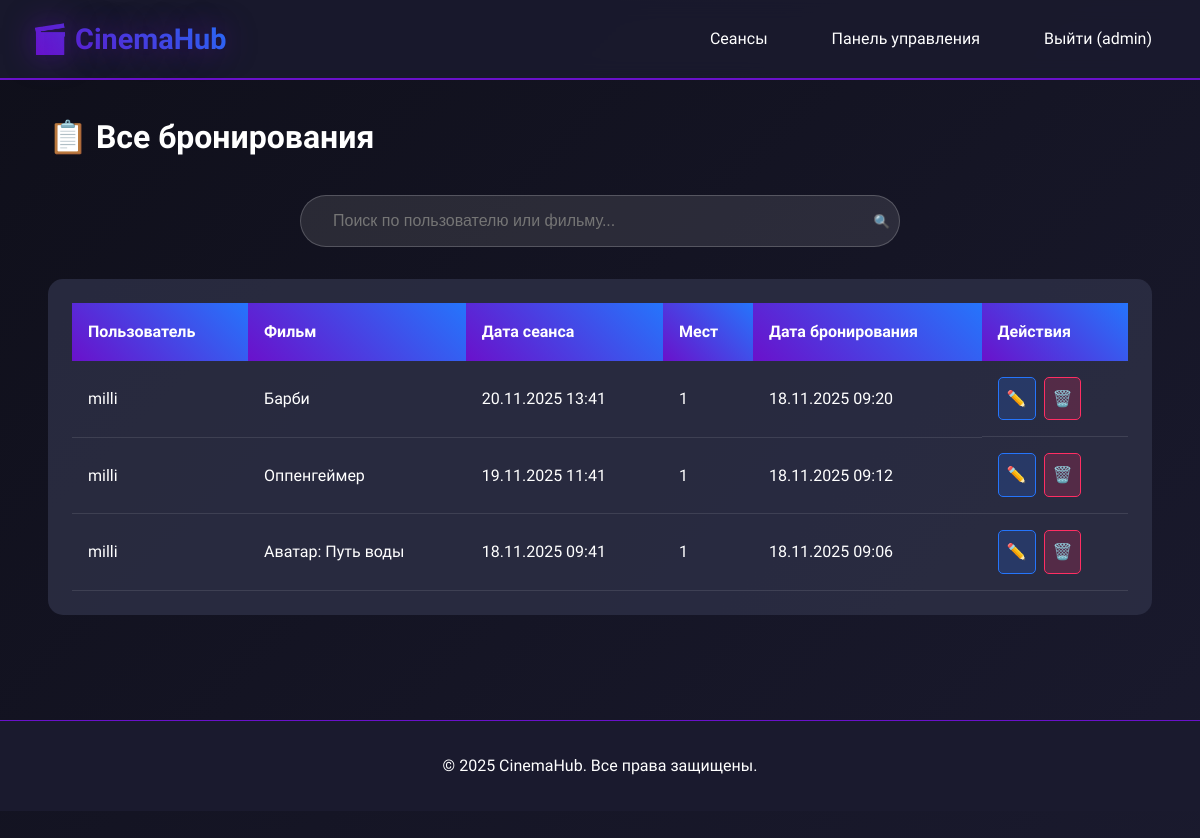
The page /manage/bookings/ (signed in) on the database as committed earlier.
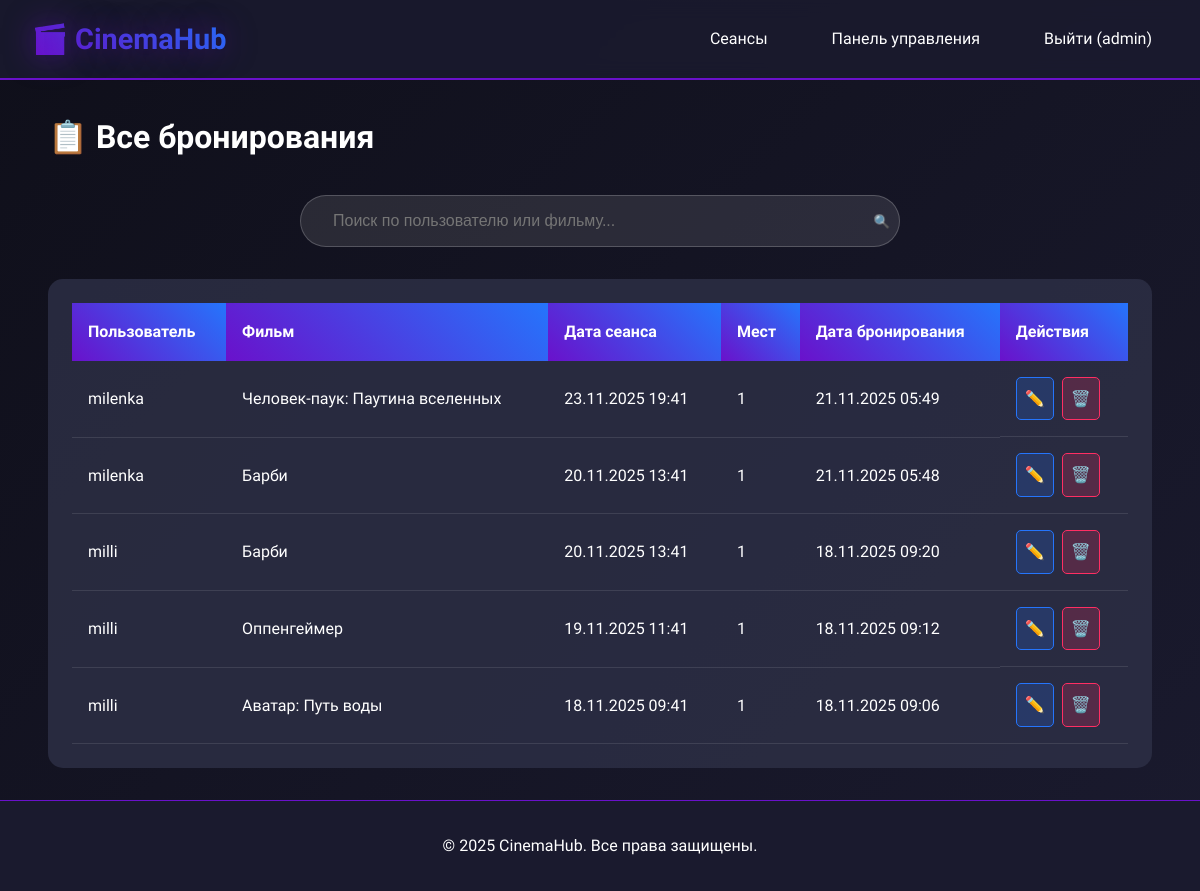
The same page on the database as committed later.
### core/models.py (models this page shows, shortened)
class Booking(models.Model):
    user = models.ForeignKey(User, on_delete=models.CASCADE)
    session = models.ForeignKey(MovieSession, on_delete=models.CASCADE)
    booking_date = models.DateTimeField(auto_now_add=True)
    seats = models.IntegerField(default=1)

class MovieSession(models.Model):
    title = models.CharField(max_length=200, verbose_name="Название фильма")
    description = models.TextField(verbose_name="Описание")
    date = models.DateTimeField(verbose_name="Дата и время сеанса")
    duration = models.IntegerField(verbose_name="Продолжительность (мин)")
    price = models.DecimalField(max_digits=8, decimal_places=2, verbose_name="Цена")
    seats_available = models.IntegerField(verbose_name="Доступные места")
    image = models.ImageField(upload_to='movies/', null=True, blank=True, verbose_name="Постер")

### core/views.py (the view)
# urls.py: path('manage/bookings/', views.admin_bookings, name='admin_bookings'),
@staff_member_required
def admin_bookings(request):
    search_query = request.GET.get('search', '')
    bookings_list = Booking.objects.all().select_related('user', 'session').order_by('-booking_date')
    if search_query:
        bookings_list = bookings_list.filter(
            Q(user__username__icontains=search_query) |
            Q(session__title__icontains=search_query)
        )
    paginator = Paginator(bookings_list, 10)
    page = request.GET.get('page')
    bookings = paginator.get_page(page)
    return render(request, 'core/admin_bookings.html', {'bookings': bookings})

### templates/core/admin_bookings.html (shortened to what this page needs)
{% extends 'core/base.html' %}
{% block content %}
<div class="container">
    <h1 class="page-title">📋 Все бронирования</h1>
    <div class="search-box">
        <form method="get">
            <input type="text" name="search" class="search-input" placeholder="Поиск по пользователю или фильму..." value="{{ request.GET.search }}">
            <button type="submit" style="position: absolute; right: 10px; top: 50%; transform: translateY(-50%); background: none; border: none; color: #fff; cursor: pointer;">🔍</button>
        </form>
    </div>
    <div class="table-container">
        <table class="admin-table">
            <thead>
                <tr>
                    <th>Пользователь</th>
                    <th>Фильм</th>
                    <th>Дата сеанса</th>
                    <th>Мест</th>
                    <th>Дата бронирования</th>
                    <th>Действия</th>
                </tr>
            </thead>
            <tbody>
                {% for booking in bookings %}
                <tr>
                    <td>{{ booking.user.username }}</td>
                    <td>{{ booking.session.title }}</td>
                    <td>{{ booking.session.date|date:"d.m.Y H:i" }}</td>
                    <td>{{ booking.seats }}</td>
                    <td>{{ booking.booking_date|date:"d.m.Y H:i" }}</td>
                    <td class="actions">
                        <a href="{% url 'edit_booking' booking.id %}" class="btn-action edit">✏️</a>
                        <a href="{% url 'delete_booking' booking.id %}" class="btn-action delete">🗑️</a>
                    </td>
                </tr>
                {% empty %}
                <tr>
                    <td colspan="6" style="text-align: center; color: #aaa; padding: 2rem;">
                        Бронирования не найдены
                    </td>
                </tr>
                {% endfor %}
            </tbody>
        </table>
    </div>
</div>
{% endblock %}

Rows that differ between the two databases and show on the page:
added Booking: user.username "milenka", session "Человек-паук: Паутина вселенных", session "23.11.2025 19:41", seats "1", booking_date "21.11.2025 05:49"
added Booking: user.username "milenka", session "Барби", session "20.11.2025 13:41", seats "1", booking_date "21.11.2025 05:48"
